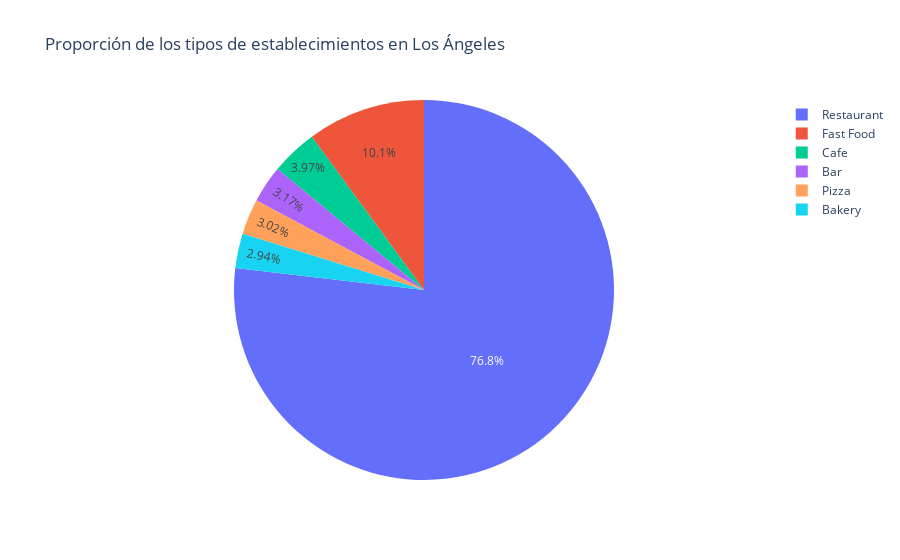

The code cell stored with this chart in its notebook:
### Code cell
fig = px.pie(rest_type,names='place_type',values='number_places',title='Proporción de los tipos de establecimientos en Los Ángeles')
fig.show()

### Figure 1 — Plotly figure (JSON) as saved in the notebook; plotly's stock layout.template omitted (floating-point values rounded to 4 significant figures)
{"data": [{"domain": {"x": [0, 1], "y": [0, 1]}, "hovertemplate": "place_type=%{label}<br>number_places=%{value}<extra></extra>", "labels": ["Bakery", "Bar", "Cafe", "Fast Food", "Pizza", "Restaurant"], "legendgroup": "", "name": "", "showlegend": true, "type": "pie", "values": [255, 275, 344, 872, 262, 6665]}], "layout": {"legend": {"tracegroupgap": 0}, "title": {"text": "Proporción de los tipos de establecimientos en Los Ángeles"}}}
